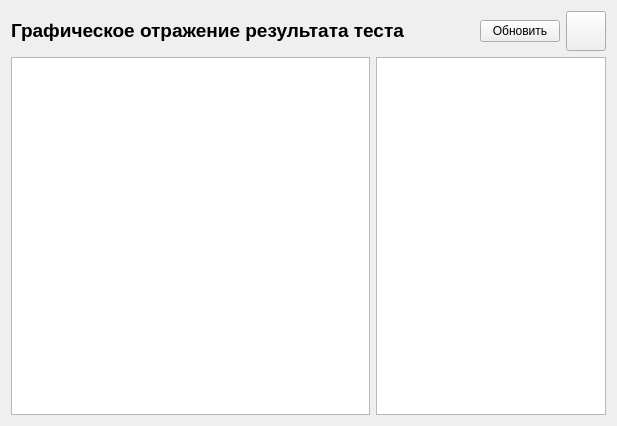
<?xml version="1.0" encoding="UTF-8"?>
<ui version="4.0">
 <class>GrafikzDraw</class>
 <widget class="QWidget" name="GrafikzDraw">
  <property name="geometry">
   <rect>
    <x>0</x>
    <y>0</y>
    <width>617</width>
    <height>426</height>
   </rect>
  </property>
  <property name="windowTitle">
   <string>График результатов</string>
  </property>
  <layout class="QVBoxLayout" name="verticalLayout">
   <item>
    <layout class="QHBoxLayout" name="horizontalLayout">
     <item>
      <widget class="QLabel" name="label">
       <property name="text">
        <string>&lt;html&gt;&lt;head/&gt;&lt;body&gt;&lt;p&gt;&lt;span style=&quot; font-size:14pt; font-weight:600;&quot;&gt;Графическое отражение результата теста&lt;/span&gt;&lt;/p&gt;&lt;/body&gt;&lt;/html&gt;</string>
       </property>
      </widget>
     </item>
     <item>
      <spacer name="horizontalSpacer">
       <property name="orientation">
        <enum>Qt::Horizontal</enum>
       </property>
       <property name="sizeHint" stdset="0">
        <size>
         <width>40</width>
         <height>20</height>
        </size>
       </property>
      </spacer>
     </item>
     <item>
      <widget class="QPushButton" name="pushButton_2">
       <property name="text">
        <string>Обновить</string>
       </property>
      </widget>
     </item>
     <item>
      <widget class="QPushButton" name="pushButton">
       <property name="minimumSize">
        <size>
         <width>40</width>
         <height>40</height>
        </size>
       </property>
       <property name="maximumSize">
        <size>
         <width>40</width>
         <height>40</height>
        </size>
       </property>
       <property name="styleSheet">
        <string notr="true">border-image: url(:/icons/99_diagona/cross.png);</string>
       </property>
       <property name="text">
        <string/>
       </property>
      </widget>
     </item>
    </layout>
   </item>
   <item>
    <layout class="QHBoxLayout" name="horizontalLayout_2">
     <item>
      <widget class="QGraphicsView" name="graphicsView"/>
     </item>
     <item>
      <widget class="QListWidget" name="listWidget">
       <property name="maximumSize">
        <size>
         <width>230</width>
         <height>16777214</height>
        </size>
       </property>
      </widget>
     </item>
    </layout>
   </item>
  </layout>
 </widget>
 <resources/>
 <connections/>
</ui>
